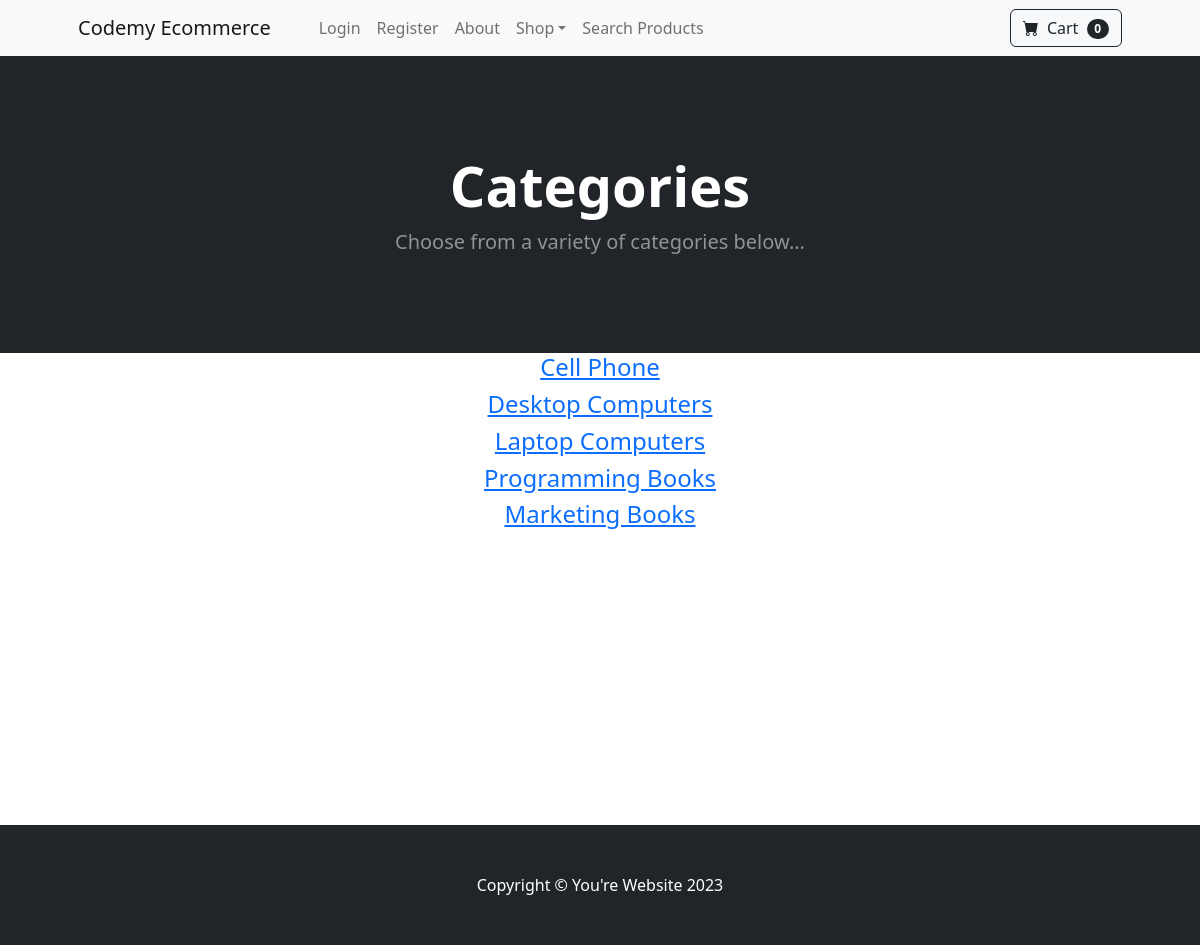
Screenshot of /category-summary/ with the database file from the repository.
### store/models.py (models this page shows)
class Category(models.Model):
    name = models.CharField(max_length=50)
    def __str__(self):
        return f"{str(self.name)}"
    class Meta:
        verbose_name_plural = 'categories'

### store/views.py (the view)
# urls.py: path('category-summary/', views.category_summary, name='category-summary'),
def category_summary(request):
    categories = Category.objects.all()
    context = {"categories":categories}
    return render(request, 'category-summary.html', context)

### cart/cart.py (called while the page is built)
    def __len__(self):
        return len(self.cart)

### cart/context_processors.py (called while the page is built)
def cart(request):
    return {'cart': Cart(request)}

### store/templates/category-summary.html (shortened to what this page needs)
{% extends 'base.html' %}
{% load static %}
{% block content %}
<header class="bg-dark py-5">
	<div class="container px-4 px-lg-5 my-5">
		<div class="text-center text-white">
			<h1 class="display-4 fw-bolder">Categories</h1>
			<p class="lead fw-normal text-white-50 mb-0">
				Choose from a variety of categories below...
			</p>
		</div>
	</div>
</header>
 <div class="container">
	<div class="row">
		<div class="col-12 text-center">
			{% if categories %}
				{% for category in categories %}
					<h4><a href="{% url 'category' category %}">{{ category }}</a></h4>
				{% endfor %}
			{% else %}
				<h3>No products...</h3>
				<p>Sorry😕</p>
			{% endif %}
		</div>
	</div>
 </div>
<br><br><br><br><br><br><br><br><br><br><br><br>
{% endblock content %}

### rows the page displays
Category: name "Cell Phone"
Category: name "Desktop Computers"
Category: name "Laptop Computers"
Category: name "Programming Books"
Category: name "Marketing Books"

### other values shown
{{ cart|length }} "0"
